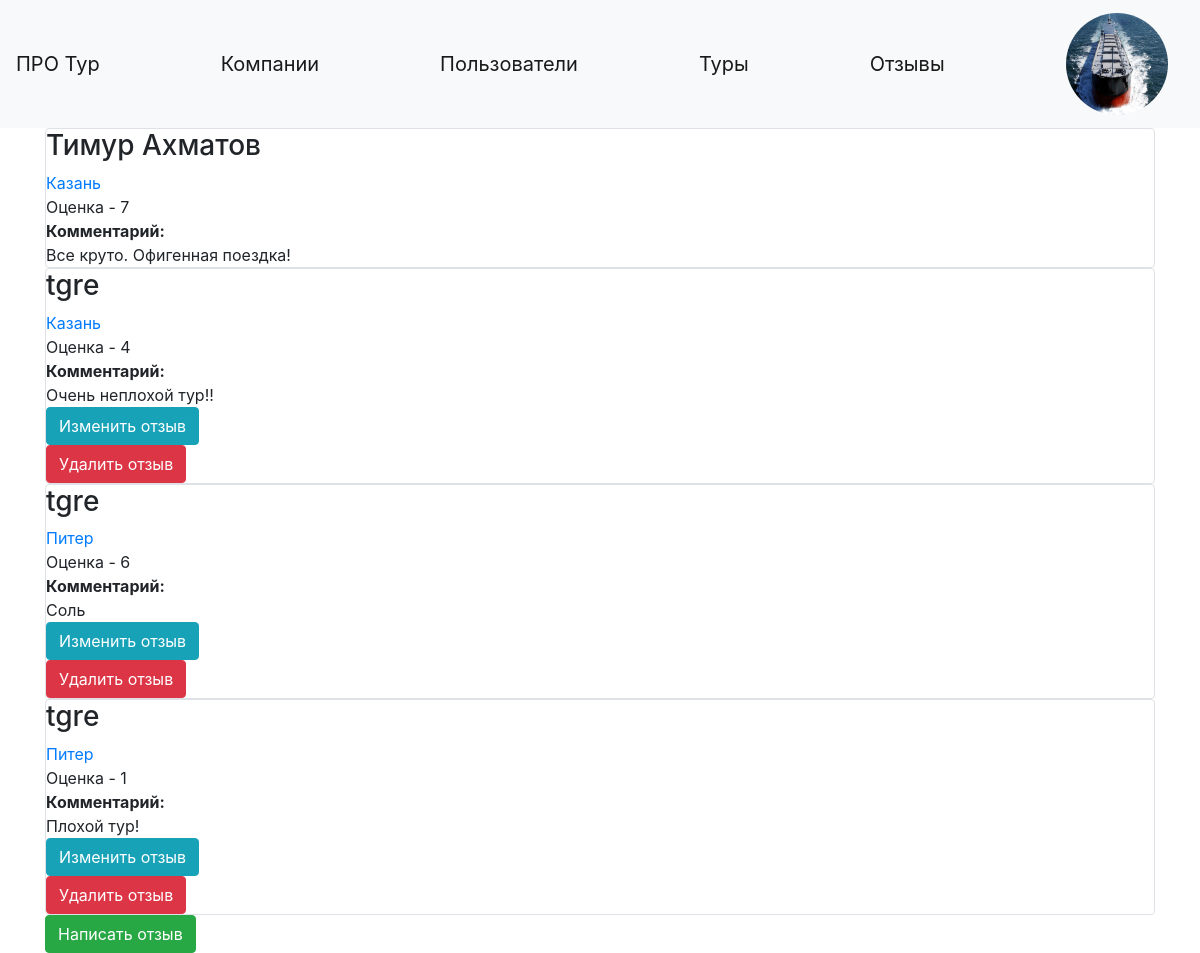
/reviews (signed in), run on the app's committed database.
### data/reviews.py (models this page shows)
class Review(SqlAlchemyBase):
    __tablename__ = 'reviews'
    id = sqlalchemy.Column(sqlalchemy.Integer, primary_key=True, autoincrement=True)
    user_id = sqlalchemy.Column(sqlalchemy.Integer, sqlalchemy.ForeignKey("users.id"))
    user = orm.relationship('User')
    tour_id = sqlalchemy.Column(sqlalchemy.Integer, sqlalchemy.ForeignKey("tours.id"))
    tour = orm.relationship('Tour')
    grade = sqlalchemy.Column(sqlalchemy.Integer, nullable=True)
    comment = sqlalchemy.Column(sqlalchemy.String, nullable=True)

### data/users.py (models this page shows, shortened)
class User(SqlAlchemyBase, UserMixin, SerializerMixin):
    __tablename__ = 'users'
    id = sqlalchemy.Column(sqlalchemy.Integer, primary_key=True, autoincrement=True)
    name = sqlalchemy.Column(sqlalchemy.String, nullable=True)
    birthday = sqlalchemy.Column(sqlalchemy.DateTime, nullable=True)
    sex = sqlalchemy.Column(sqlalchemy.String, nullable=True)
    email = sqlalchemy.Column(sqlalchemy.String, index=True, unique=True, nullable=True)
    hashed_password = sqlalchemy.Column(sqlalchemy.String, nullable=True)
    created_date = sqlalchemy.Column(sqlalchemy.DateTime, default=datetime.datetime.now)
    access_company = sqlalchemy.Column(sqlalchemy.String, nullable=True, default='')

### data/tours.py (models this page shows)
class Tour(SqlAlchemyBase):
    __tablename__ = 'tours'
    id = sqlalchemy.Column(sqlalchemy.Integer, primary_key=True, autoincrement=True)
    title = sqlalchemy.Column(sqlalchemy.String, nullable=True)
    first_day = sqlalchemy.Column(sqlalchemy.DateTime, nullable=True)
    last_day = sqlalchemy.Column(sqlalchemy.DateTime, nullable=True)
    people = sqlalchemy.Column(sqlalchemy.String, nullable=True)
    company_id = sqlalchemy.Column(sqlalchemy.Integer, sqlalchemy.ForeignKey("companies.id"))
    company = orm.relationship('Company')
    created_date = sqlalchemy.Column(sqlalchemy.DateTime, default=datetime.datetime.now)
    place = sqlalchemy.Column(sqlalchemy.String, nullable=True)

### main.py (the view)
@app.route('/reviews')
def all_reviews():
    db_sess = db_session.create_session()
    reviews = db_sess.query(Review).all()
    return render_template('show_reviews.html', title='Все отзывы', reviews=reviews, img=url_for("static", filename=image))

### data/db_session.py (called while the page is built)
def create_session() -> Session:
    global __factory
    return __factory()

### main.py (called while the page is built)
@login_manager.user_loader
def load_user(user_id):
    db_sess = db_session.create_session()
    return db_sess.query(User).get(user_id)

### templates/show_reviews.html
{% extends "base.html" %}
{% block content %}
{% for item in reviews%}
<div class="col-md6 border rounded">
    <h3>{{item.user.name}}</h3>
    <div>
        <a href="/tours/{{ item.tour.id }}">{{item.tour.title}}</a>
    </div>
    <div>
        Оценка - {{item.grade}}
    </div>
    <b>Комментарий:</b>
    <div>
        {{ item.comment }}
    </div>
    {% if current_user.is_authenticated and current_user.id == item.user.id%}
    <div>
        <a href="/edit_review/{{ item.id }}" class="btn btn-info">
            Изменить отзыв
        </a>
    </div>
    <div>
        <a href="/delete_review/{{ item.id }}" class="btn btn-danger">
            Удалить отзыв
        </a>
    </div>
    {% endif %}
</div>
{% endfor %}
<div>
    <a href="/add_review/" class="btn btn-success">
        Написать отзыв
    </a>
</div>
{% endblock %}

### data on the page
Review: user.name "Тимур Ахматов", tour "Казань", grade "7", comment "Все круто. Офигенная поездка!"
Review: user.name "tgre", tour "Казань", grade "4", comment "Очень неплохой тур!!"
Review: user.name "tgre", tour "Питер", grade "6", comment "Соль"
Review: user.name "tgre", tour "Питер", grade "1", comment "Плохой тур!"
